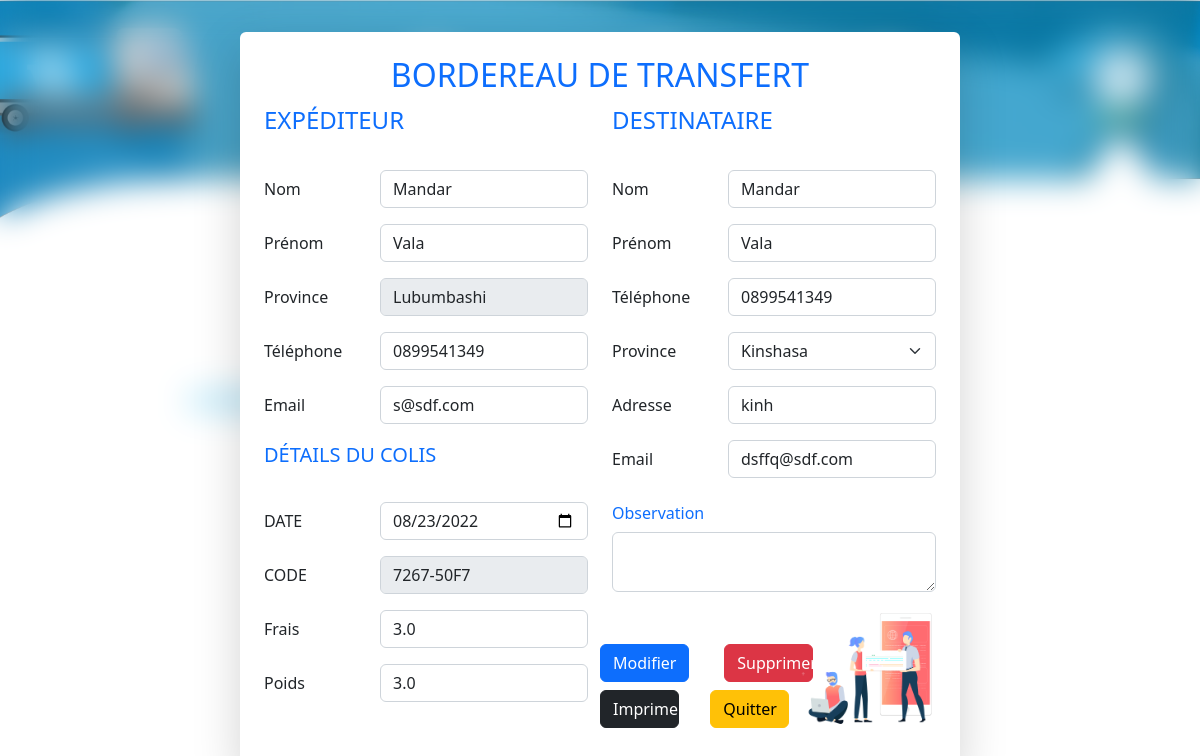
/bordereau/transfert/4 (signed in), run on the app's committed database.
### login/models.py (models this page shows, shortened)
class Colis(models.Model):
    name = models.CharField(max_length=200)
    frais = models.FloatField()
    poids = models.FloatField()
    date_enregistrement = models.DateField(default=datetime.date.today)
    expediteur = models.OneToOneField(Expediteur, on_delete=models.DO_NOTHING)
    destinataire = models.OneToOneField(Destinataire, on_delete=models.DO_NOTHING)
    province_expediteur = models.ForeignKey(Province,related_name='province_origine' ,on_delete=models.DO_NOTHING)
    province_destinataire = models.ForeignKey(Province,related_name='province_destination' ,on_delete=models.DO_NOTHING)
    code = models.CharField(max_length=200)
    observation = models.CharField(max_length=255, default="", null=True)
    class Meta:
        verbose_name = "colis"
        verbose_name_plural = "colis"

class Expediteur(models.Model):
    name = models.CharField(max_length=200)
    prenom = models.CharField(max_length=200)
    telephone = models.CharField(max_length=200)
    gmail = models.CharField(max_length=200)
    class Meta:
        verbose_name = "expediteur"
        verbose_name_plural = "expediteurs"

class Province(models.Model):
    name = models.CharField(max_length=200, null=False)
    class Meta:
        verbose_name = "province"
        verbose_name_plural = "provinces"
    def __str__(self):
        return self.name

class Destinataire(models.Model):
    name = models.CharField(max_length=200, null=False)
    prenom = models.CharField(max_length=200)
    telephone = models.CharField(max_length=200)
    gmail = models.CharField(max_length=200)
    adresse = models.CharField(max_length=200)
    class Meta:
        verbose_name = "destinataire"
        verbose_name_plural = "destinataires"

### colis/views.py (the view, shortened to what this page needs)
# urls.py: path("bordereau/transfert/<int:colis_id>", bordereau_transfert, name="bordereau_transfert"),
def bordereau_transfert(request, colis_id):
    erreur = None
    success = None
    if not request.user.is_authenticated:
        return redirect('connexion')
    erreur = None
    user_info = get_user_info(request)
    colis = verify_and_get_colis(colis_id=colis_id, attribut=PROVINCE_ATTRIBUT.EXPEDITEUR, province=user_info.province)
    if not colis:
        erreur = "Ce colis n'existe pas ou a été supprimé"
    return render(request, "bordereau_transfert.html", context={
        "colis": colis, # Colis récupéré
        "erreur": erreur, # Message d'erreurto
        "current_path": get_current_url_path(request), # Le nom de la page courrante
        "provinces": Province.objects.all()
        }
    )

### colis/utils.py (called while the page is built)
def get_current_url_path(request):
    resolveMatcher = resolve(request.path)
    return resolveMatcher.url_name

def get_user_info(request):
    return Agent.objects.get(user=request.user)

def verify_and_get_colis(colis_id:int, attribut: PROVINCE_ATTRIBUT, province:Province):
    try:
        if attribut == PROVINCE_ATTRIBUT.DESTINATAIRE:
            return Colis.objects.get(id=colis_id, province_destinataire=province)
        elif attribut == PROVINCE_ATTRIBUT.EXPEDITEUR:
            return Colis.objects.get(id=colis_id, province_expediteur=province)
        else:
            return None
    except:
        return None

### colis/templates/bordereau_transfert.html (shortened to what this page needs)
{% extends "_bordereau.html" %}
{% load static %}
{% block content %}
<h2 class="title text-primary text-center">BORDEREAU DE TRANSFERT</h2>
{% if colis %}
<div class="row">
    <div class="col-6">
        <div class="d-flex mb-3 align-items-end flex-row">
            <p class="fs-4 col-7 text-primary">EXPÉDITEUR</p>
        </div>
        <div class="mb-3 justify-content-between d-flex row">
            <label style="white-space: nowrap;" for="expediteur_name" class="col-sm-2 col-form-label">Nom</label>
            <div class="col-sm-8">
                <input value="{{ colis.expediteur.name }}" required name="expediteur_name" type="text"
                    class="form-control" id="expediteur_name">
            </div>
        </div>
        <div class="mb-3 justify-content-between d-flex row">
            <label style="white-space: nowrap;" for="expediteur_prenom" class="col-sm-2 col-form-label">Prénom</label>
            <div class="col-sm-8">
                <input value="{{ colis.expediteur.prenom }}" required name="expediteur_prenom" type="text"
                    class="form-control" id="expediteur_prenom">
            </div>
        </div>
        <div class="mb-3 justify-content-between d-flex row">
            <label for="expediteur_province" class="col-sm-2 col-form-label">Province</label>
            <div class="col-sm-8">
                <input disabled required type="text" class="form-control" value="{{ colis.province_expediteur.name }}">
            </div>
        </div>
        <div class="mb-3 justify-content-between d-flex row">
            <label for="expediteur_telephone" class="col-sm-2 col-form-label">Téléphone</label>
            <div class="col-sm-8">
                <input required value="{{ colis.expediteur.telephone }}" name="expediteur_telephone" type="text"
                    class="form-control" id="expediteur_telephone">
            </div>
        </div>
        <div class="mb-3 justify-content-between d-flex row">
            <label for="expediteur_email" class="col-sm-2 col-form-label">Email</label>
            <div class="col-sm-8">
                <input required value="{{ colis.expediteur.gmail }}" name="expediteur_email" type="email"
                    class="form-control" id="expediteur_email">
            </div>
        </div>
        <div class="d-flex mb-3 align-items-end flex-row">
            <p class="fs-5 col-7 text-primary">DÉTAILS DU COLIS</p>
        </div>
        <div class="mb-3 d-flex justify-content-between row">
            <label for="date_enregistrement" class="col-sm-2 col-form-label text-transform-upper">DATE</label>
            <div class="col-sm-8">
                <input name="date_enregistrement" required value="{{ colis.date_enregistrement|date:'Y-m-d' }}" type="date" class="form-control">
            </div>
        </div>
        <div class="mb-3 d-flex justify-content-between row">
            <label for="code" class="col-sm-2 col-form-label text-transform-upper">CODE</label>
            <div class="col-sm-8">
                <input disabled value="{{ colis.code }}" required type="text" class="form-control">
            </div>
        </div>
        <div class="mb-3 d-flex justify-content-between row">
            <label for="frais" class="col-sm-2 col-form-label text-transform-upper">Frais</label>
            <div class="col-sm-8">
                <input name="frais" required value="{{ colis.frais }}" type="number" min="0" class="form-control">
            </div>
        </div>
        <div class="mb-3 d-flex justify-content-between row">
            <label for="poids" class="col-sm-2 col-form-label text-transform-upper">Poids</label>
            <div class="col-sm-8">
                <input name="poids" required value="{{ colis.poids }}" type="number" min="0" class="form-control">
            </div>
        </div>
    </div>
    <div class="col-6">
        <div class="d-flex mb-3 align-items-end flex-row">
            <p class="fs-4 col-7 text-primary">DESTINATAIRE</p>
        </div>
        <div class="mb-3 justify-content-between d-flex row">
            <label style="white-space: nowrap;" for="destinataire_name" class="col-sm-2 col-form-label">Nom</label>
            <div class="col-sm-8">
                <input value="{{ colis.destinataire.name }}" required name="destinataire_name" type="text"
                    class="form-control" id="destinataire_name">
            </div>
        </div>
        <div class="mb-3 justify-content-between d-flex row">
            <label style="white-space: nowrap;" for="destinataire_prenom" class="col-sm-2 col-form-label">Prénom</label>
            <div class="col-sm-8">
                <input value="{{ colis.destinataire.prenom }}" required name="destinataire_prenom" type="text"
                    class="form-control" id="destinataire_prenom">
            </div>
        </div>
        <div class="mb-3 justify-content-between d-flex row">
            <label for="destinataire_telephone" class="col-sm-2 col-form-label">Téléphone</label>
            <div class="col-sm-8">
                <input value="{{ colis.destinataire.telephone }}" required name="destinataire_telephone" type="text"
                    class="form-control" id="destinataire_telephone">
            </div>
        </div>
        <div class="mb-3 justify-content-between d-flex row">
            <label for="destinataire_province" class="col-sm-2 col-form-label">Province</label>
            <div class="col-sm-8">
                <select required id="destinataire_province" name="destinataire_province" class="form-select">
                    {% for province in provinces %}
                    <option {% if colis.province_destinataire.id == province.id %} selected {% endif %}
                        value="{{province.id}}">{{province}}</option>
                    {% endfor %}
                </select>
            </div>
        </div>
        <div class="mb-3 justify-content-between d-flex row">
            <label for="destinataire_address" class="col-sm-2 col-form-label">Adresse</label>
            <div class="col-sm-8">
                <input value="{{ colis.destinataire.adresse }}" required name="destinataire_address" type="text"
                    class="form-control" id="destinataire_address">
            </div>
        </div>
        <div class="mb-3 justify-content-between d-flex row">
            <label for="destinataire_email" class="col-sm-2 col-form-label">Email</label>
            <div class="col-sm-8">
                <input value="{{ colis.destinataire.gmail }}" required name="destinataire_email" type="email"
                    class="form-control" id="destinataire_email">
            </div>
        </div>
        <div class="mb-3 justify-content-between d-flex row">
            <label style="white-space: nowrap;" for="observation"
                class="col-sm-12 text-primary col-form-label">Observation</label>
            <div class="col-sm-12">
                <textarea style="padding: 5px;" maxlength="255" required name="observation" type="number"
                    class="form-control" id="observation"> {{ colis.observation }} </textarea>
            </div>
        </div>
        <div class="d-flex mb-3 align-items-end justify-content-between flex-row">
           <div class="d-flex flex-column w-100">
            <div class="d-flex row flex-row justify-content-between mb-2">
                <button class="btn col-5 btn-primary">Modifier</button>
                <a href="{% url 'supprimer_colis' colis.id 'transferts' %}" class="btn col-5 btn-danger">Supprimer</a>
            </div>
            <div class="d-flex flex-row w-100 row justify-content-between">
                <a href="#" class="btn col-5 btn-dark">Imprimer</a>
                <a href="{% url 'transferts' %}" class="btn col-5 btn-warning">Quitter</a>
            </div>
           </div>
            <img class="col-5" src="{% static 'agent_livraison.png' %}" alt="">
        </div>
    </div>
</div>
{% else %}
<div class="alert alert-danger text-center">{{erreur}}</div>
<a href="{% url 'transferts' %}" style="margin: auto 0;" class="d-block btn btn-danger">Quitter</a>
{% endif %}
{% endblock %}

### colis/templates/_bordereau.html (shortened to what this page needs)
{% load static %}
<!DOCTYPE html>
<html lang="fr">
<head>
    <link rel="stylesheet" href="{% static 'css/bootstrap.min.css' %}">
</head>
<body class="h-100 w-100 d-flex align-items-center justify-content-center "
    style="background: url( {% static 'bordereau_background.png' %}) 54% 15%/cover no-repeat;">
    <div class="w-100 h-100 d-flex align-items-center justify-content-center" style="backdrop-filter: blur(1rem)">
        <form method="post" style="width: 60%;" class="bg-white p-4 shadow-lg rounded">
            {% block content %} {% endblock %}
        </form>
    </div>
</body>
</html>

### colis/templates/_bordereau.html (style rules this page uses)
html, body { height: 100%; width: 100% }

### data on the page
Colis: expediteur_name "Mandar", expediteur_prenom "Vala", province_expediteur.name "Lubumbashi", expediteur_telephone "0899541349", expediteur_email "s@sdf.com", date_enregistrement "08/23/2022", code "7267-50F7", frais "3.0", poids "3.0", destinataire_name "Mandar", destinataire_prenom "Vala", destinataire_telephone "0899541349", destinataire_province "Kinshasa", destinataire_address "kinh", destinataire_email "dsffq@sdf.com"
